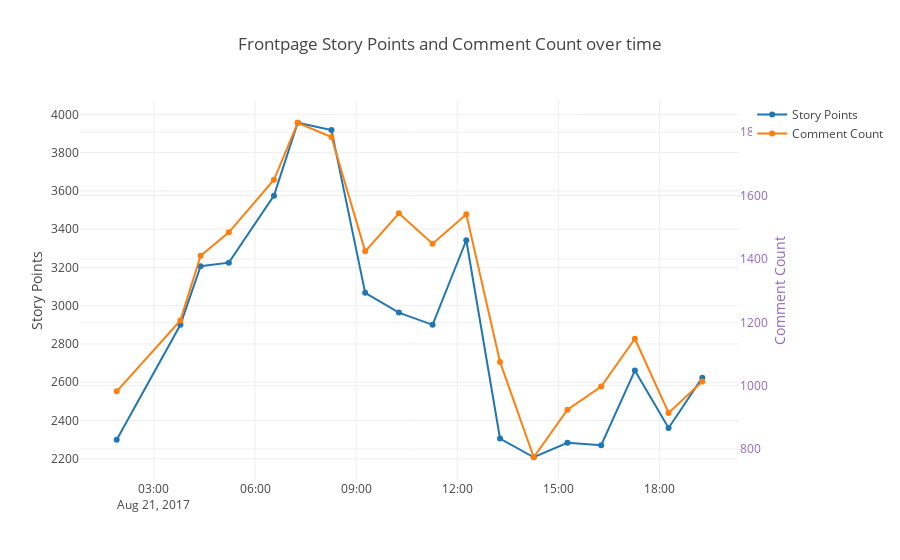

The code cell stored with this chart in its notebook:
### Markdown cell above
Plot total story points on HN frontpage and total comment counts over time.

### Code cell
x=total['story_point_begin'].sum().index

traces = [
    go.Scatter(
        x=x,
        y=total['story_point_begin'].sum(),
        name="Story Points"
    ),
    go.Scatter(
        x=x,
        y=total['comment_count_begin'].sum(),
        yaxis="y2",
        name="Comment Count"
    )
]
layout = go.Layout(
    title='Frontpage Story Points and Comment Count over time',
    yaxis=dict(
        title='Story Points'
    ),
    yaxis2=dict(
        title='Comment Count',
        titlefont=dict(
            color='rgb(148, 103, 189)'
        ),
        tickfont=dict(
            color='rgb(148, 103, 189)'
        ),
        overlaying='y',
        side='right'
    )
)
fig = go.Figure(data=traces, layout=layout)
py.iplot(fig)

### Figure 1 — Plotly figure (JSON) as saved in the notebook; plotly's stock layout.template omitted (floating-point values rounded to 4 significant figures)
{"data": [{"name": "Story Points", "type": "scatter", "x": ["2017-08-21 01:53:47.771000", "2017-08-21 03:47:09.760000", "2017-08-21 04:23:05.747000", "2017-08-21 05:13:23.647000", "2017-08-21 06:33:42.454000", "2017-08-21 07:16:00.662000", "2017-08-21 08:16:00.805000", "2017-08-21 09:16:02.058000", "2017-08-21 10:16:01.554000", "2017-08-21 11:16:01.406000", "2017-08-21 12:16:00.363000", "2017-08-21 13:16:01.882000", "2017-08-21 14:16:02.426000", "2017-08-21 15:16:02.150000", "2017-08-21 16:16:02.700000", "2017-08-21 17:16:02.301000", "2017-08-21 18:16:02.907000", "2017-08-21 19:16:02.589000"], "y": [2300, 2900, 3206, 3225, 3575, 3956, 3918, 3067, 2964, 2900, 3342, 2306, 2208, 2284, 2271, 2661, 2361, 2624]}, {"name": "Comment Count", "type": "scatter", "x": ["2017-08-21 01:53:47.771000", "2017-08-21 03:47:09.760000", "2017-08-21 04:23:05.747000", "2017-08-21 05:13:23.647000", "2017-08-21 06:33:42.454000", "2017-08-21 07:16:00.662000", "2017-08-21 08:16:00.805000", "2017-08-21 09:16:02.058000", "2017-08-21 10:16:01.554000", "2017-08-21 11:16:01.406000", "2017-08-21 12:16:00.363000", "2017-08-21 13:16:01.882000", "2017-08-21 14:16:02.426000", "2017-08-21 15:16:02.150000", "2017-08-21 16:16:02.700000", "2017-08-21 17:16:02.301000", "2017-08-21 18:16:02.907000", "2017-08-21 19:16:02.589000"], "y": [982, 1206, 1410, 1484, 1650, 1830, 1785, 1424, 1544, 1448, 1541, 1075, 774, 924, 997, 1148, 914, 1013], "yaxis": "y2"}], "layout": {"title": "Frontpage Story Points and Comment Count over time", "yaxis": {"title": "Story Points"}, "yaxis2": {"overlaying": "y", "side": "right", "tickfont": {"color": "rgb(148, 103, 189)"}, "title": "Comment Count", "titlefont": {"color": "rgb(148, 103, 189)"}}}}
